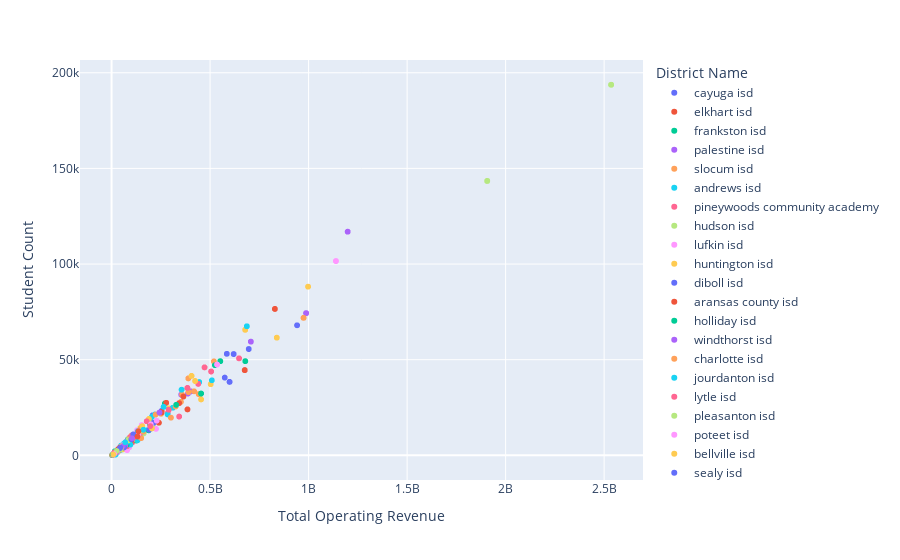

Notebook code for this chart:
### Code cell
stu_num_budget = px.scatter(score_finance_complete, y="Student Count", x="Total Operating Revenue", hover_name="District Name", color="District Name")
stu_num_budget.show()
